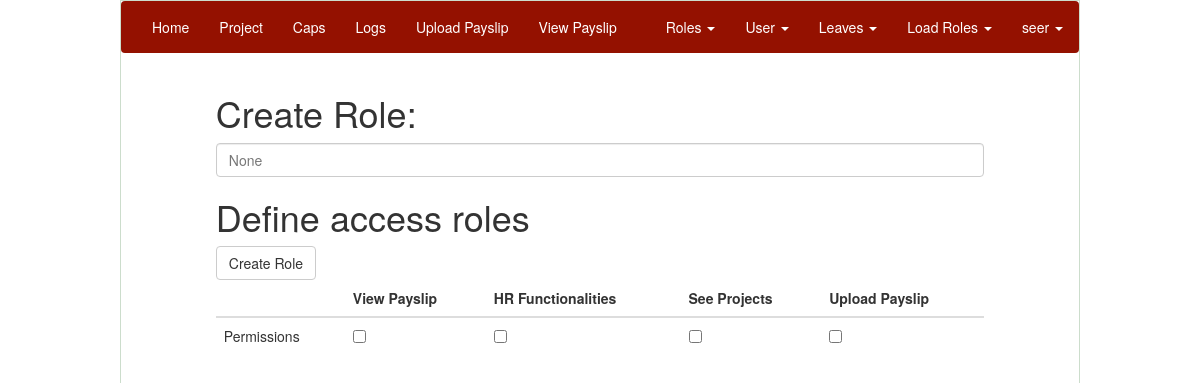
/admin/add_roles (signed in), run on the app's committed database.
### app/users/models.py (models this page shows, shortened)
class User(UserMixin, Base):
    __tablename__ = 'users'
    id = Column(Integer, primary_key=True,autoincrement=True)
    first_name = Column(String(50), nullable=False)
    middle_name = Column(String(50), nullable=False)
    last_name = Column(String(50), nullable=False)
    email = Column(String(255), nullable=False, unique=True)
    username = Column(String(50), nullable=False, unique=True)
    password = Column(String(255), nullable=False, default='')
    active_role = Column(String(255)) ##Stores the active role of the user
    stored_file = relationship('Payslip', backref='users',lazy='dynamic')
    user_leaves = relationship('UserStatistics', backref='users',lazy='dynamic')
    images = relationship('ProfileImage', backref='users',lazy='dynamic')
    logs = relationship('Log',backref='users',lazy='dynamic')
    projects = relationship('Project', secondary=user_projects, backref=backref('users', lazy='dynamic'))
    role = relationship('Role', secondary='user_roles')
    supervisor = Column(String(255))
    is_supervisor = Column(Boolean)
    supervisee = Column(String(255))
    def load_perms(self, role):
        r = Role.query.filter_by(name=role).first()
        return r.permissions
    def check_perms(self, perms, setofperms):
        p = Permission.query.filter_by(permission_name=str(perms)).first()
        check = p in setofperms
        return check
    def load_roles(self, username):
        u = User.query.filter_by(username=username).first()
        return u.role

class Permission(Base):
    __tablename__ = 'permissions'
    id = Column(Integer, primary_key=True)
    permission_name = Column(String(50), nullable = False, unique=True)
    roles = relationship('Role', secondary='role_perms')
    def __repr__(self):
        return self.permission_name

### app/users/controllers.py (the view, shortened to what this page needs)
@Users.route('/admin/add_roles', methods=['GET','POST'])
def add_roles():
    form = AddRolesForm(request.form)
    admin = Permission.query.filter_by(permission_name='Administrator').first()
    types_of_permissions = Permission.query.all()
    types_of_permissions.remove(admin) ## Remove admin permission in assignment of permssions
    roles = Role.query.all()
    return render_template('admin/add_roles.html', form = form, types_of_permissions = types_of_permissions)

### app/users/forms.py
class AddRolesForm(Form):
    rolename = StringField('Role Name:', validators = [
        Required(), Length(1,64), Regexp('[A-za-z][A-Za-z0-9_.]*$', 0,
                                         'Rolenames must have only letters,'
                                         'numbers, dots or underscores')])
    string_of_files = ['one\r\ntwo\r\nthree\r\n']
    list_of_files = string_of_files[0].split()
    files = [(x, x) for x in list_of_files]
    example = MultiCheckboxField('Label', choices=files)
    submit = SubmitField('Create Role')

### app/users/controllers.py (called while the page is built)
@Users.app_context_processor
def inject_permissions():
    if current_user.active_role is None:
        return dict(user_perms = current_user.init_active_roles(current_user.username),
                    user = current_user, role=current_user.load_roles(current_user.username))
    elif current_user.active_role == 'None':
        return dict(user_perms =[ ],
                    user = current_user, role=current_user.load_roles(current_user.username))
    return dict(user_perms = current_user.load_perms(current_user.active_role),
                    user = current_user,role=current_user.load_roles(current_user.username))

@Users.before_request
def before_request():
    g.user = current_user   #current user from flask.ext.login

@login_manager.user_loader
def load_user(id):
    return User.query.get(int(id))

### app/templates/admin/add_roles.html (shortened to what this page needs)
{% if current_user.check_perms('Administrator', user_perms) %}
{% from "macros.html" import render_field %}
{% extends "layout.html" %}
{% block body %}
	{% include 'home/navigation.html' %}
	<div class="col-md-1">
	</div>
	<div class="col-md-10">
		<H1>Create Role: </H1>
		<form method="POST" enctype="multipart/form-data">
			{{ render_field(form.rolename) }}
			<H1>Define access roles </H1>
			<div class="table-responsive">
			  <table class="table">
				<thead>
				  <tr>
					<th> </th>
					{% for i in types_of_permissions %}
					<th>{{i}}</th>
					{% endfor %}
				  </tr>
				</thead>
				<tbody>
				  <td>Permissions</td
				  <tr>
					{% for perms in types_of_permissions %}
					<td><input type="checkbox" name="{{perms}}" value="{{perms}}" /></td>
					{% endfor %}
				  <input class="btn btn-default" button type="submit" name="button" value="Create Role"></button>
		</form>
			</div>
	</div>
	<div class="col-md-1">
	</div>
{% endblock %}
{% endif %}

### app/templates/home/navigation.html (shortened to what this page needs)
{% block navbar %}
<nav class="navbar navbar-custom">
  <div class="container-fluid">
    <div>
      	<ul class="nav navbar-nav">
	        <li><a href="{{url_for('Home.show_home')}}">Home</a></li>
			{% if current_user.check_perms('See Projects', user_perms) %}
			<li><a href="{{ url_for('Projects.show_project') }}">Project</a></li>
			{%endif%}
			<li><a href="#">Caps</a></li>
			<li><a href="#">Logs</a></li>
			{% if current_user.check_perms('Upload Payslip', user_perms) %}
			<li><a href="{{url_for('PaySlip.payslip_base')}}">Upload Payslip</a></li>
			{% endif %}
			{% if current_user.check_perms('View Payslip', user_perms) %}
			<li><a href="{{url_for('PaySlip.view_payslip')}}">View Payslip</a></li>
			{% endif %}
		</ul>
		<ul class="nav navbar-nav navbar-right">
		{% if current_user.check_perms('Administrator', user_perms) %}
			<li class="dropdown">
	          <a class="dropdown-toggle" data-toggle="dropdown" href="#">Roles
	          <span class="caret"></span></a>
	        </li>
			<li class="dropdown">
	          <a class="dropdown-toggle" data-toggle="dropdown" href="#">User
	          <span class="caret"></span></a>
	        </li>
		{% endif %}
			<li class="dropdown">
	          <a class="dropdown-toggle" data-toggle="dropdown" href="#">Leaves
	          <span class="caret"></span></a>
	        </li>
			<li class="dropdown">
	          <a class="dropdown-toggle" data-toggle="dropdown" href="#">Load Roles
	          <span class="caret"></span></a>
	        </li>
			<li class="dropdown">
	          <a class="dropdown-toggle" data-toggle="dropdown" href="#">{{user.username}}
	          <span class="caret"></span></a>
	        </li>
		</ul>
    </div>
  </div>
</nav>
{% endblock %}

### app/static/assets/css/styles.css (style rules this page uses)
a { text-decoration: none; color: #000000; }

### app/static/assets/css/nav-bar.css (style rules this page uses)
.navbar-custom { background-color: #941100; border-color: #d8d8d8; }
.navbar-custom .navbar-nav > li > a { color: #ffffff; }

### data on the page
User: username "seer"
Permission: permission_name "View Payslip"
Permission: permission_name "HR Functionalities"
Permission: permission_name "See Projects"
Permission: permission_name "Upload Payslip"
